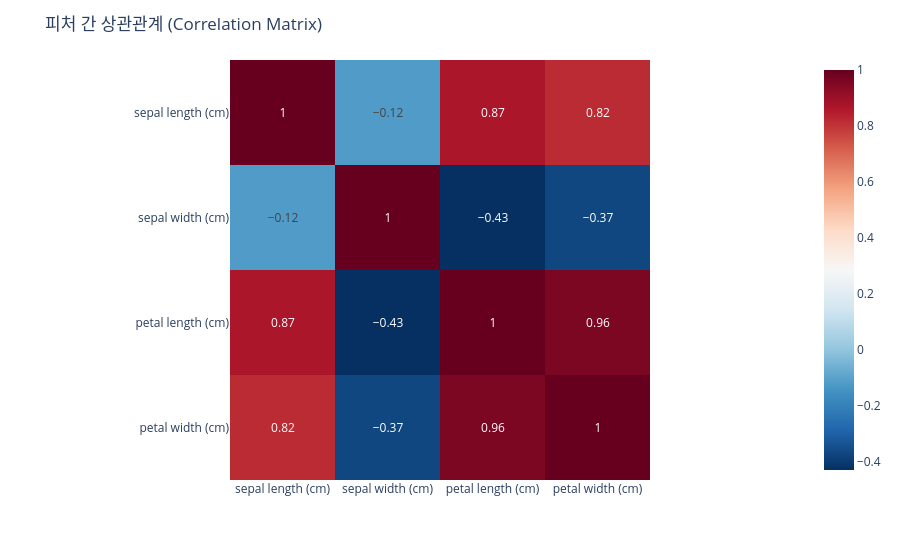

This figure's notebook cell:
### Code cell
# # 상관행렬 히트맵 — 색으로 직관적 확인
# plt.figure(figsize=(7, 5))
# sns.heatmap(corr, annot=True, cmap="coolwarm", center=0, vmin=-1, vmax=1,
#             square=True, linewidths=1)
# plt.title("피처 간 상관관계 (Correlation Matrix)")
# plt.show()

# 상관행렬 히트맵- 색으로 직관적 확인
fig=px.imshow(corr, text_auto=True, color_continuous_scale='RdBu_r')
fig.update_layout(title='피처 간 상관관계 (Correlation Matrix)')
fig.show()

### Figure 1 — Plotly figure (JSON) as saved in the notebook; plotly's stock layout.template omitted (floating-point values rounded to 4 significant figures)
{"data": [{"coloraxis": "coloraxis", "hovertemplate": "x: %{x}<br>y: %{y}<br>color: %{z}<extra></extra>", "name": "0", "texttemplate": "%{z}", "type": "heatmap", "x": ["sepal length (cm)", "sepal width (cm)", "petal length (cm)", "petal width (cm)"], "xaxis": "x", "y": ["sepal length (cm)", "sepal width (cm)", "petal length (cm)", "petal width (cm)"], "yaxis": "y", "z": [[1.0, -0.12, 0.87, 0.82], [-0.12, 1.0, -0.43, -0.37], [0.87, -0.43, 1.0, 0.96], [0.82, -0.37, 0.96, 1.0]]}], "layout": {"coloraxis": {"colorscale": [[0, "rgb(5,48,97)"], [0.1, "rgb(33,102,172)"], [0.2, "rgb(67,147,195)"], [0.3, "rgb(146,197,222)"], [0.4, "rgb(209,229,240)"], [0.5, "rgb(247,247,247)"], [0.6, "rgb(253,219,199)"], [0.7, "rgb(244,165,130)"], [0.8, "rgb(214,96,77)"], [0.9, "rgb(178,24,43)"], [1, "rgb(103,0,31)"]]}, "margin": {"t": 60}, "title": {"text": "피처 간 상관관계 (Correlation Matrix)"}, "xaxis": {"anchor": "y", "constrain": "domain", "domain": [0, 1], "scaleanchor": "y"}, "yaxis": {"anchor": "x", "autorange": "reversed", "constrain": "domain", "domain": [0, 1]}}}
